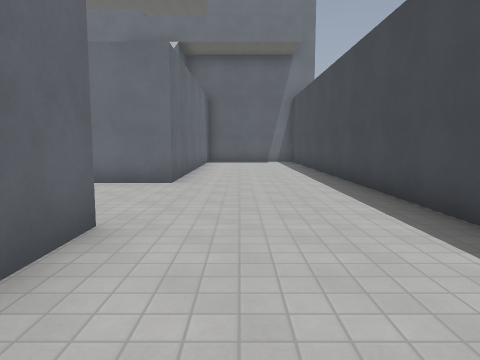
View 1 (above)

24 first-person views from a walk through a Godot game level. The camera is 1.4 m above the floor, tilts 6° down and sees 70° across. The floor is counted in squares, 1.64 m on a side. Each view is taken from the middle of a square. On the plan, view 1 faces up. The plan holds only what a view shows up to about 12 squares ahead; the rest is blank. The place goes on beyond the plan. Characters and animated objects are not drawn. Surface patterns are stand-ins for the level's own textures.

View 2
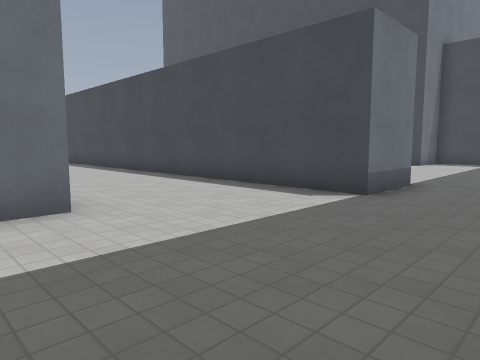

View 3
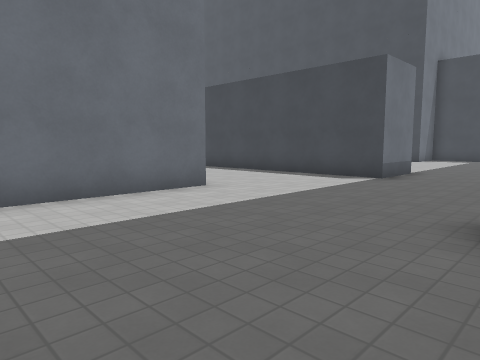

View 4
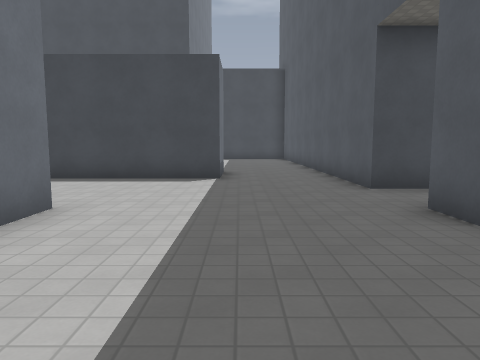

View 5
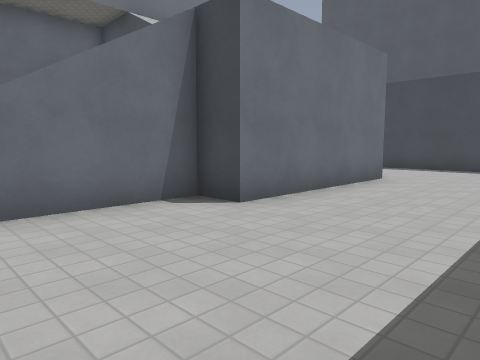

View 6
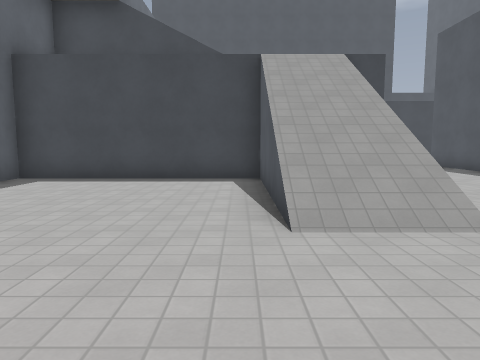

View 7
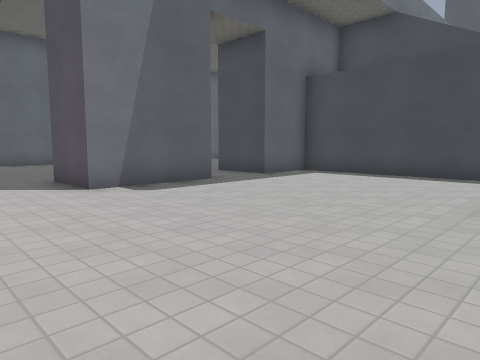

View 8
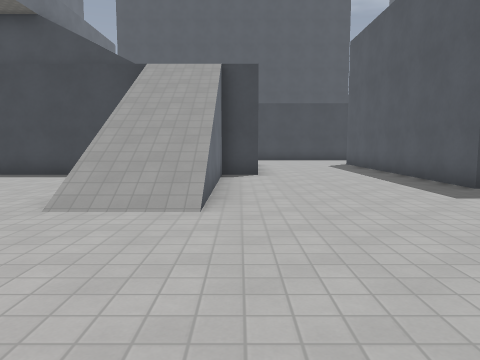

View 9
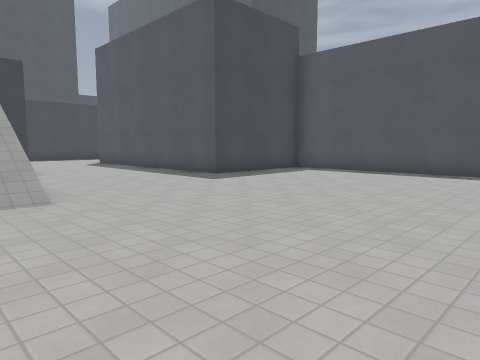

View 10
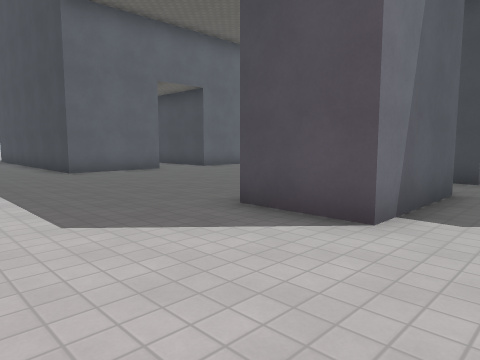

View 11
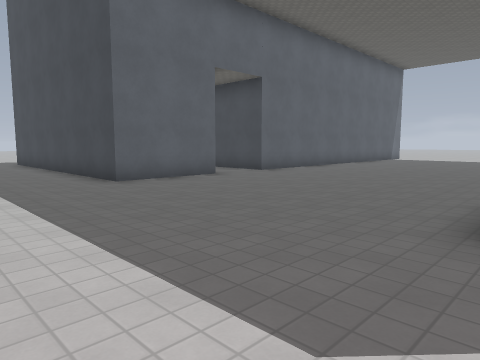

View 12
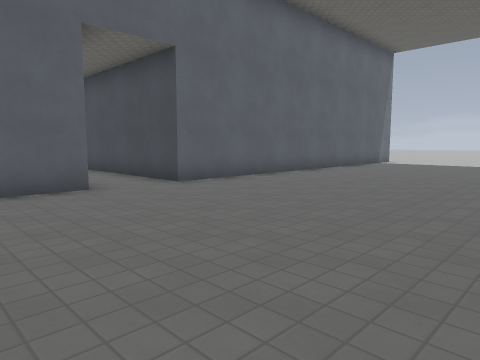

View 13
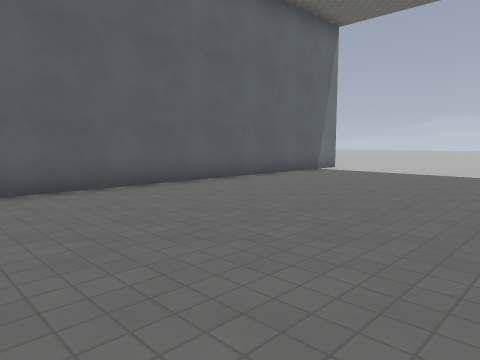

View 14
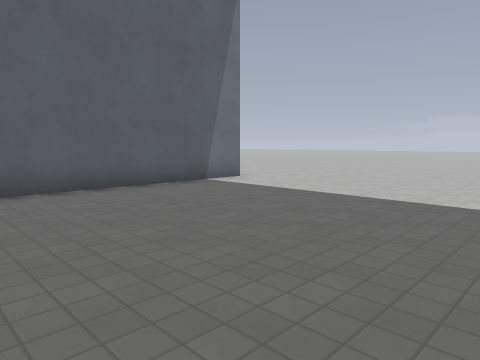

View 15
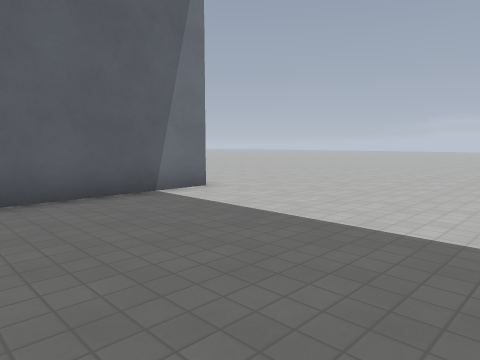

View 16
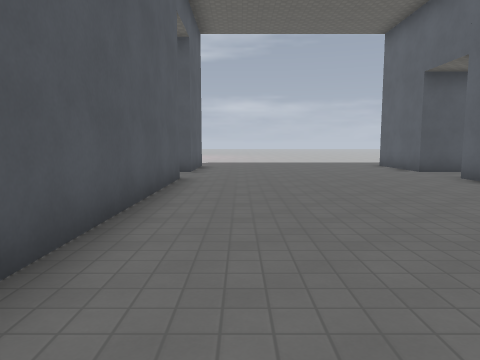

View 17
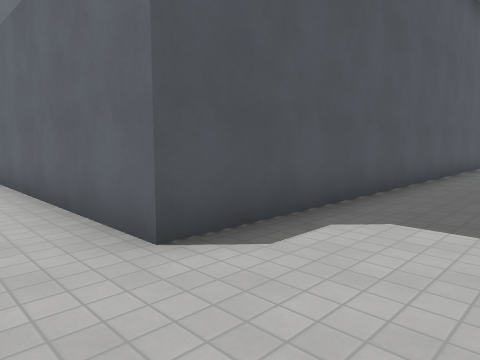

View 18
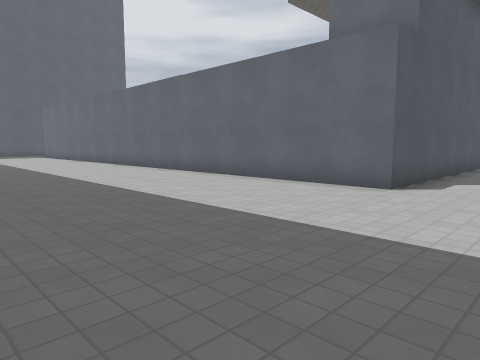

View 19
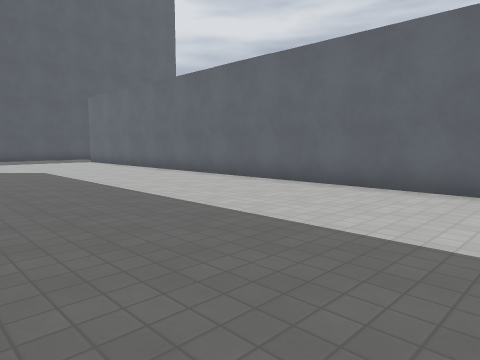

View 20
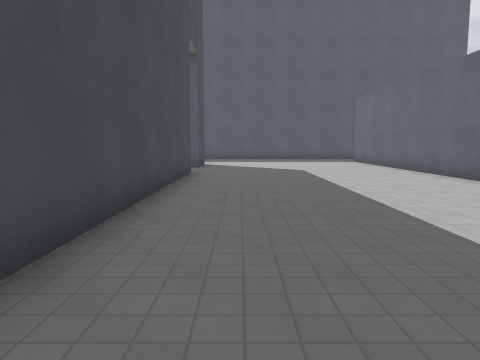

View 21
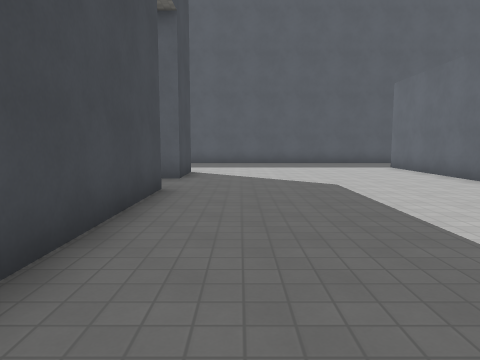

View 22
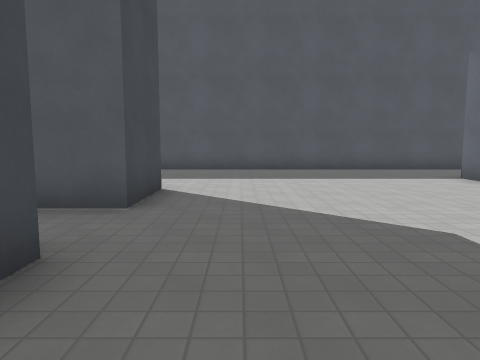

View 23
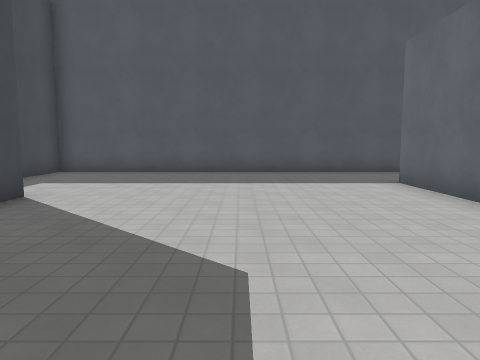

View 24
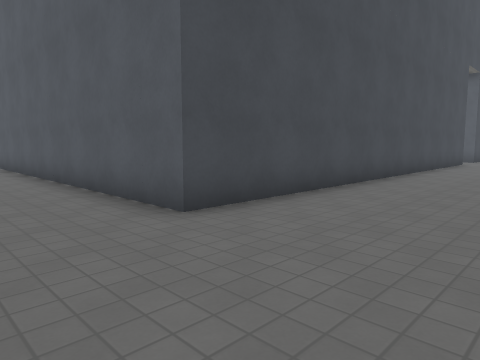

### Floor plan
Points are (right, up) in squares from view 1. A wall is a line through its corners. A room is listed if a view was taken in it or the views show most of it. See-through windows are left out.
Room 1 (views 1, 2, 3, 4, 5, 6, 7, 8, 9, 10)
walls: (-1.5, 3.5) (-1.5, 2); (-9.5, 0.4) (-9.5, 3.5) (-2.9, 3.5); (-1.4, -0.5) (-5.1, -0.5); (-2.6, 14.5) (-4.5, 14.5) (-4.5, 16.5) (-8.5, 16.5); (-15.2, -0.5) (-10.4, -0.5); (-10.4, 16.5) (-13.5, 16.5); (-2.5, -5.5) (-1.5, -5.5); (4.5, -2.5) (2.5, -2.5) (2.5, 12); (0.5, -6.6) (0.5, -5.5) (4.5, -5.5)
ways out: opening at (-15.5, 16.2) to room 2; opening at (-9.5, 17.5) to room 2; opening at (5, -4) to room 2
Room 2 (views 11, 12, 13, 14, 15, 16, 17, 18, 19, 20, 21, 22, 23, 24)
walls: (3.5, 25.5) (-8.5, 25.5) (-8.5, 28.5); (-8.5, 16.5) (-8.5, 18.5) (4.5, 18.5) (4.5, -2.5); (11.5, 3.5) (11.5, 17.5) (22.2, 17.5); (-11.9, 18.5) (-10.5, 18.5); (-10.5, 26.9) (-10.5, 25.5) (-13.5, 25.5) (-13.5, 28.5); (-13.5, 16.5) (-13.5, 18.5); (11.5, -0.5) (11.5, 1.5) (12.8, 1.5); (4.5, -5.5) (13.5, -5.5) (13.5, -3.6)
ways out: opening at (-15.5, 16.2) to room 1; opening at (-9.5, 17.5) to room 1; opening at (5, -4) to room 1; opening at (12, 2.5)

Where each view was taken, in squares from view 1:
view 1: 0 up, 0 right, facing up
view 2: 5 down, 3 left, facing up-right
view 3: 6 down, 6 left, facing up-right
view 4: 3 down, 6 left, facing right
view 5: 4 up, 10 left, facing up-right
view 6: 11 up, 15 left, facing right
view 7: 10 up, 16 left, facing up-right
view 8: 8 up, 16 left, facing right
view 9: 10 up, 17 left, facing down-right
view 10: 15 up, 17 left, facing up-right
view 11: 18 up, 17 left, facing up-right
view 12: 19 up, 13 left, facing up-right
view 13: 19 up, 8 left, facing up-right
view 14: 19 up, 3 left, facing up-right
view 15: 20 up, 1 left, facing up-right
view 16: 20 up, 0 right, facing left
view 17: 21 up, 6 right, facing down-left
view 18: 21 up, 11 right, facing down-left
view 19: 14 up, 11 right, facing down-left
view 20: 14 up, 10 right, facing down
view 21: 10 up, 10 right, facing down
view 22: 6 up, 10 right, facing down
view 23: 5 up, 8 right, facing down
view 24: 20 up, 8 right, facing down-right
